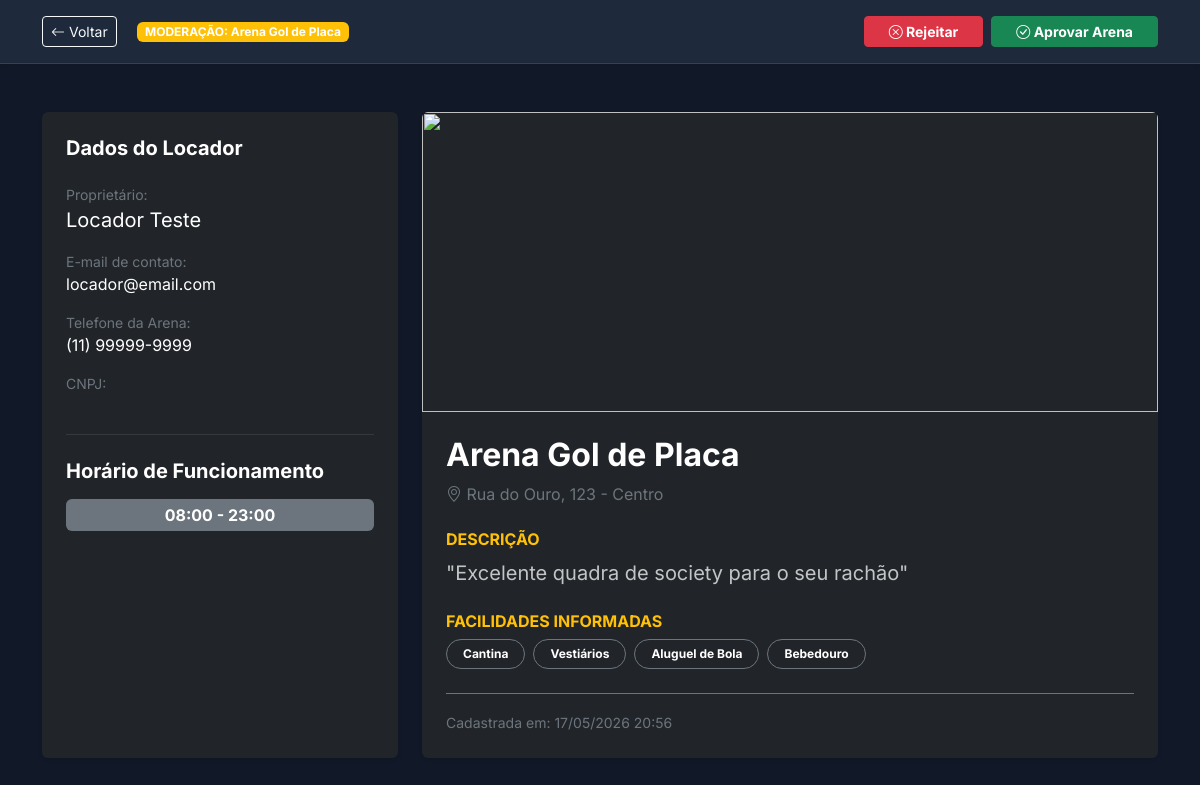
Page /pages/adminPreviewArena.php?id=1 (signed in) on the committed database.
### tables this page shows
CREATE TABLE IF NOT EXISTS quadras (
    id          INT AUTO_INCREMENT PRIMARY KEY,
    nome        VARCHAR(100) NOT NULL,
    endereco    VARCHAR(255) NOT NULL,
    imagem      VARCHAR(255) DEFAULT NULL,
    locador_id  INT NOT NULL,
    cnpj        VARCHAR(14) DEFAULT NULL,
    status      ENUM('pendente', 'ativo', 'inativo', 'manutencao', 'rejeitado') NOT NULL DEFAULT 'pendente',
    descricao   TEXT DEFAULT NULL,
    facilidades TEXT DEFAULT NULL,
    modalidades VARCHAR(255) DEFAULT 'Futebol',
    funcionamento VARCHAR(100) DEFAULT '08:00 - 23:00',
    cancelamento_horas INT DEFAULT 24,
    telefone    VARCHAR(20) DEFAULT NULL,
    created_at  TIMESTAMP DEFAULT CURRENT_TIMESTAMP,
    FOREIGN KEY (locador_id) REFERENCES usuarios(id) ON DELETE CASCADE
);

CREATE TABLE IF NOT EXISTS usuarios (
    id         INT AUTO_INCREMENT PRIMARY KEY,
    nome       VARCHAR(100)  NOT NULL,
    email      VARCHAR(150)  NOT NULL UNIQUE,
    senha      VARCHAR(255)  NOT NULL,
    tipo       ENUM('locador','locatario','gerente','admin') NOT NULL DEFAULT 'locatario',
    cpf        VARCHAR(14)   DEFAULT NULL UNIQUE,
    status     ENUM('ativo', 'inativo') NOT NULL DEFAULT 'ativo',
    Inativo_motivo VARCHAR(500) DEFAULT NULL,
    foto_perfil VARCHAR(255)  DEFAULT NULL,
    created_at   TIMESTAMP     DEFAULT CURRENT_TIMESTAMP
);

### pages/adminPreviewArena.php (the view, shortened to what this page needs)
<?php
$arenaId = (int)($_GET['id'] ?? 0);
$pdo     = getDbConnection();
$stmt    = $pdo->prepare("SELECT q.*, u.nome as locador_nome, u.email as locador_email FROM quadras q JOIN usuarios u ON q.locador_id = u.id WHERE q.id = ?");
$stmt->execute([$arenaId]);
$quadra = $stmt->fetch(PDO::FETCH_ASSOC);
$facilidades = json_decode($quadra['facilidades'], true) ?: [];
?>
<!DOCTYPE html>
<html lang="pt-BR">
<head>
    <?php $pageTitle = 'Moderação de Arena – Joga Fácil'; include __DIR__ . '/../includes/headTag.php'; ?>
</head>
<body style="background-color: var(--bgMain);">
    <div class="adminPreviewHeader shadow-sm">
        <div class="container d-flex justify-content-between align-items-center">
            <div>
                <a href="dashboardAdmin.php" class="btn btn-outline-light btn-sm me-3"><i class="bi bi-arrow-left"></i> Voltar</a>
                <span class="badge bg-warning">MODERAÇÃO: <?= htmlspecialchars($quadra['nome']) ?></span>
            </div>
            <div class="d-flex gap-2">
                <form action="../crud/updateQuadraStatus.php" method="POST">
                    <button type="submit" class="btn btn-danger btn-sm px-4 fw-bold"><i class="bi bi-x-circle"></i> Rejeitar</button>
                </form>
                <form action="../crud/updateQuadraStatus.php" method="POST">
                    <button type="submit" class="btn btn-success btn-sm px-4 fw-bold"><i class="bi bi-check-circle"></i> Aprovar Arena</button>
                </form>
            </div>
        </div>
    </div>
    <main class="container py-5">
        <div class="row g-4">
            <div class="col-lg-4">
                <div class="card bg-dark text-white p-4 shadow-sm h-100 border-0">
                    <h5 class="fw-bold mb-4">Dados do Locador</h5>
                    <div class="mb-3">
                        <label class="text-secondary small d-block">Proprietário:</label>
                        <span class="fs-5"><?= htmlspecialchars($quadra['locador_nome']) ?></span>
                    </div>
                    <div class="mb-3">
                        <label class="text-secondary small d-block">E-mail de contato:</label>
                        <span><?= htmlspecialchars($quadra['locador_email']) ?></span>
                    </div>
                    <div class="mb-3">
                        <label class="text-secondary small d-block">Telefone da Arena:</label>
                        <span><?= htmlspecialchars($quadra['telefone']) ?></span>
                    </div>
                    <div class="mb-3">
                        <label class="text-secondary small d-block">CNPJ:</label>
                    </div>
                    <hr class="border-secondary my-4">
                    <h5 class="fw-bold mb-3">Horário de Funcionamento</h5>
                    <span class="badge bg-secondary p-2 px-3 fs-6"><?= htmlspecialchars($quadra['funcionamento']) ?></span>
                </div>
            </div>
            <div class="col-lg-8">
                <div class="card bg-dark text-white shadow-sm border-0 overflow-hidden">
                    <?php
                        $previewSrc = 'https://images.unsplash.com/photo-1543351611-58f69d7c1781?auto=format&fit=crop&q=80&w=1000';
                    ?>
                    <img src="<?= $previewSrc ?>" class="w-100 object-fit-cover" style="height: 300px;">
                    <div class="p-4">
                        <h2 class="fw-bold mb-2"><?= htmlspecialchars($quadra['nome']) ?></h2>
                        <p class="text-secondary"><i class="bi bi-geo-alt"></i> <?= htmlspecialchars($quadra['endereco']) ?></p>
                        <div class="mt-4">
                            <h5 class="fw-bold fs-6 text-uppercase text-warning">Descrição</h5>
                            <p class="text-light opacity-75 fs-5">"<?= nl2br(htmlspecialchars($quadra['descricao'])) ?>"</p>
                        </div>
                        <div class="mt-4">
                            <h5 class="fw-bold fs-6 text-uppercase text-warning">Facilidades Informadas</h5>
                            <div class="d-flex flex-wrap gap-2 mt-2">
                                <?php foreach ($facilidades as $facilidadeItem): ?>
                                    <span class="badge rounded-pill border border-secondary p-2 px-3"><?= htmlspecialchars($facilidadeItem) ?></span>
                                <?php endforeach; ?>
                            </div>
                        </div>
                        <div class="mt-4 pt-3 border-top border-secondary">
                            <span class="text-secondary small">Cadastrada em: <?= date('d/m/Y H:i', strtotime($quadra['created_at'])) ?></span>
                        </div>
                    </div>
                </div>
            </div>
        </div>
    </main>
</body>
</html>

### assets/css/components/tokens.css (style rules this page uses)
:root { --verdeBandeira: #009c3b; --verdeEscuro: #006425; --amareloOuro: #FFDF00; --amareloClaro: #FFEE66; --bgMain: #111827; --bgCard: #1f2937; --bgCardBorder: #374151; --bgSection: #0f172a; --textPrimary: #f9fafb; --textSecondary: #9ca3af; --textMuted: #6b7280; --radiusSm: 8px; --radiusMd: 12px; --radiusLg: 16px; --radiusXl: 24px; --shadowCard: 0 4px 20px rgba(0, 0, 0, 0.35); --transition: all 0.25s ease; }

### assets/css/components/global.css (style rules this page uses)
*, *::before, *::after { box-sizing: border-box; }
html { font-size: 16px; }
body { font-family: 'Inter', system-ui, -apple-system, sans-serif; background-color: var(--bgMain) !important; color: var(--textPrimary) !important; display: flex; flex-direction: column; min-height: 100vh; margin: 0; }

### assets/css/components/dashboard.css (style rules this page uses)
.adminPreviewHeader { background-color: #1e293b; color: white; padding: 1rem 0; border-bottom: 1px solid #334155; position: sticky; top: 0; z-index: 1000; }

### rows in the picture
quadras: nome "Arena Gol de Placa", locador.nome "Locador Teste", locador.email "locador@email.com", telefone "(11) 99999-9999", funcionamento "08:00 - 23:00", endereco "Rua do Ouro, 123 - Centro", descricao "Excelente quadra de society para o seu rachão", facilidades "Cantina", facilidades "Vestiários", facilidades "Aluguel de Bola", facilidades "Bebedouro", created_at "17/05/2026 20:56"
